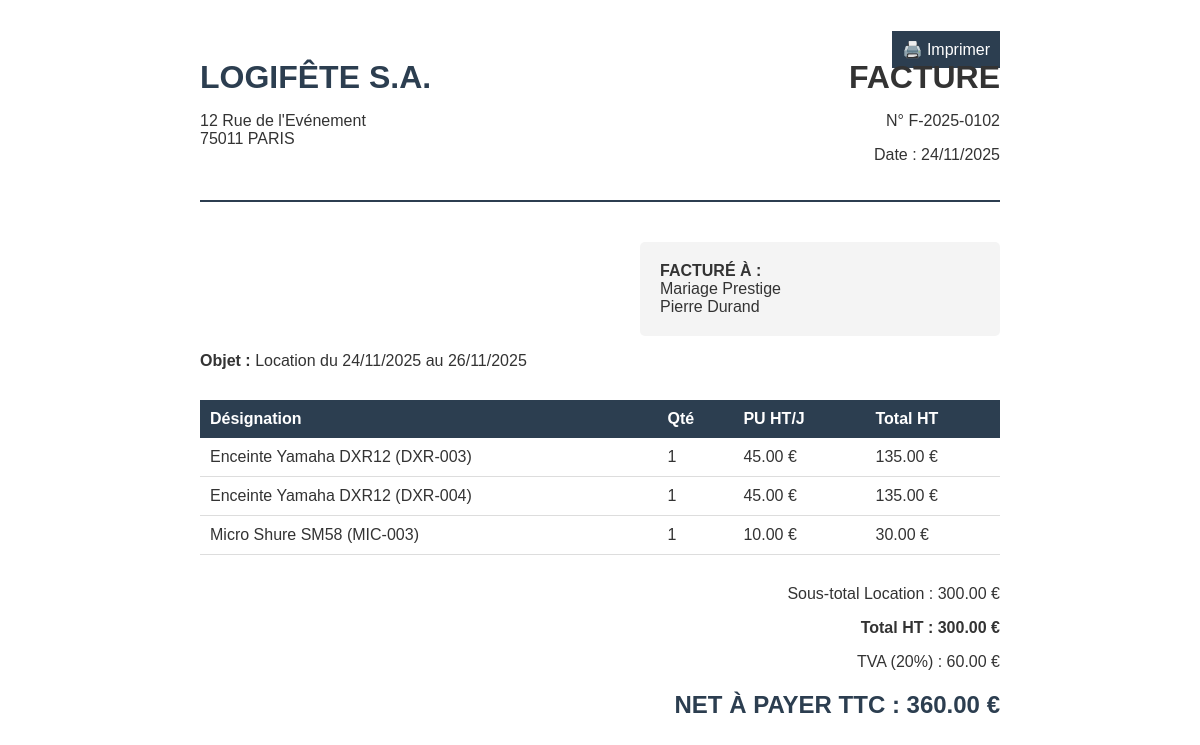
The app's page /facture.php?id=102 with its own data.
### tables this page shows
CREATE TABLE `commande` (
  `id_commande` int(11) NOT NULL AUTO_INCREMENT,
  `id_client` int(11) NOT NULL,
  `id_commercial` int(11) NOT NULL,
  `date_creation` datetime DEFAULT current_timestamp(),
  `date_debut` date NOT NULL,
  `date_fin` date NOT NULL,
  `etat` enum('devis','validee','terminee','annulee') DEFAULT 'devis',
  `remise_percent` int(11) DEFAULT 0,
  `penalite` decimal(10,2) DEFAULT 0.00,
  `note_interne` text DEFAULT NULL,
  `signature_client` text DEFAULT NULL,
  `date_paiement` date DEFAULT NULL,
  `date_relance` datetime DEFAULT NULL,
  `date_relance_devis` date DEFAULT NULL,
  PRIMARY KEY (`id_commande`),
  KEY `id_client` (`id_client`),
  KEY `id_commercial` (`id_commercial`)
);

CREATE TABLE `client` (
  `id_client` int(11) NOT NULL AUTO_INCREMENT,
  `nom_societe` varchar(100) NOT NULL,
  `contact_nom` varchar(100) NOT NULL,
  `email` varchar(100) NOT NULL,
  `telephone` varchar(20) DEFAULT NULL,
  `adresse` varchar(255) DEFAULT NULL,
  PRIMARY KEY (`id_client`)
);

CREATE TABLE `equipement_physique` (
  `num_serie` varchar(50) NOT NULL,
  `id_reference` int(11) NOT NULL,
  `id_fournisseur` int(11) DEFAULT NULL,
  `date_ajout` date DEFAULT NULL,
  `fin_garantie` date DEFAULT NULL,
  `statut` enum('disponible','loue','maintenance','panne') DEFAULT 'disponible',
  `cout_reparations` decimal(10,2) DEFAULT 0.00,
  PRIMARY KEY (`num_serie`),
  KEY `id_reference` (`id_reference`),
  KEY `id_fournisseur` (`id_fournisseur`)
);

CREATE TABLE `reference_materiel` (
  `id_reference` int(11) NOT NULL AUTO_INCREMENT,
  `libelle` varchar(100) NOT NULL,
  `description` text DEFAULT NULL,
  `categorie` enum('Son','Lumière','Vidéo','Structure','Autre') NOT NULL,
  `prix_jour` decimal(10,2) NOT NULL,
  `prix_achat` decimal(10,2) DEFAULT 0.00,
  `image_url` varchar(255) DEFAULT NULL,
  `seuil_alerte` int(11) DEFAULT 2,
  PRIMARY KEY (`id_reference`)
);

### facture.php (the view, shortened to what this page needs)
<?php
require 'db.php';
$id = $_GET['id'];
$sql = "SELECT c.*, cl.*, u.nom as commercial FROM commande c
        JOIN client cl ON c.id_client = cl.id_client
        JOIN utilisateur u ON c.id_commercial = u.id_user WHERE c.id_commande = ?";
$stmt = $pdo->prepare($sql);
$stmt->execute([$id]);
$inf = $stmt->fetch();
$ts_debut = strtotime($inf['date_debut']);
$ts_fin = strtotime($inf['date_fin']);
$duree = ($ts_fin < $ts_debut) ? 1 : ($ts_fin - $ts_debut) / 86400 + 1;
$lignes = $pdo->query("SELECT e.num_serie, r.libelle, r.prix_jour FROM reservation_equipement re JOIN equipement_physique e ON re.num_serie = e.num_serie JOIN reference_materiel r ON e.id_reference = r.id_reference WHERE re.id_commande = $id")->fetchAll();
$total_brut = 0;
foreach($lignes as $l) {
    $total_brut += $l['prix_jour'] * $duree;
}
$montant_remise = $total_brut * ($inf['remise_percent'] / 100);
$total_net_ht = $total_brut - $montant_remise;
$penalite_a_payer = $inf['penalite'];
?>
<!DOCTYPE html>
<html lang="fr">
<head>
</head>
<body>
    <div style="text-align:right;" class="no-print">
        <a href="javascript:window.print()" style="background:#2c3e50; color:white; padding:10px; text-decoration:none;">🖨️ Imprimer</a>
    </div>
    <div class="top-header">
        <div>
            <h1 style="color:#2c3e50; margin:0;">LOGIFÊTE S.A.</h1>
            <p>12 Rue de l'Evénement<br>75011 PARIS</p>
        </div>
        <div style="text-align:right;">
            <h1 style="margin:0;">FACTURE</h1>
            <p>N° F-2025-<?= str_pad($id, 4, '0', STR_PAD_LEFT) ?></p>
            <p>Date : <?= date('d/m/Y') ?></p>
        </div>
    </div>
    <div class="client-addr">
        <strong>FACTURÉ À :</strong><br>
        <?= htmlspecialchars($inf['nom_societe']) ?><br>
        <?= htmlspecialchars($inf['contact_nom']) ?>
    </div>
    <p><strong>Objet :</strong> Location du <?= date('d/m/Y', $ts_debut) ?> au <?= date('d/m/Y', $ts_fin) ?></p>
    <table>
        <thead><tr><th>Désignation</th><th>Qté</th><th>PU HT/J</th><th>Total HT</th></tr></thead>
        <tbody>
            <?php foreach($lignes as $l):
                $ligne_price = $l['prix_jour'] * $duree;
            ?>
            <tr>
                <td><?= $l['libelle'] ?> (<?= $l['num_serie'] ?>)</td>
                <td>1</td>
                <td><?= number_format($l['prix_jour'], 2) ?> €</td>
                <td><?= number_format($ligne_price, 2) ?> €</td>
            </tr>
            <?php endforeach; ?>
        </tbody>
    </table>
    <div class="totals">
        <p>Sous-total Location : <?= number_format($total_brut, 2) ?> €</p>
        <?php
            $base_ht = $total_net_ht + $penalite_a_payer;
            $tva = $base_ht * 0.2;
            $ttc = $base_ht + $tva;
        ?>
        <p><strong>Total HT : <?= number_format($base_ht, 2) ?> €</strong></p>
        <p>TVA (20%) : <?= number_format($tva, 2) ?> €</p>
        <h2 style="color:#2c3e50;">NET À PAYER TTC : <?= number_format($ttc, 2) ?> €</h2>
    </div>
</body>
</html>

### facture.php (style rules this page uses)
body { font-family: 'Arial', sans-serif; padding: 40px; max-width: 800px; margin: auto; color: #333; }
.top-header { border-bottom: 2px solid #2c3e50; padding-bottom: 20px; margin-bottom: 40px; display: flex; justify-content: space-between; }
.client-addr { background: #f4f4f4; padding: 20px; border-radius: 5px; width: 40%; margin-left: auto; }
table { width: 100%; border-collapse: collapse; margin-top: 30px; }
th { background: #2c3e50; color: white; padding: 10px; text-align: left; }
td { padding: 10px; border-bottom: 1px solid #ddd; }
.totals { margin-top: 30px; text-align: right; }

### records on screen
commande: id_client.nom_societe "Mariage Prestige", id_client.contact_nom "Pierre Durand", date_debut "24/11/2025", date_fin "26/11/2025", base_ht "300.00", tva "60.00", ttc "360.00"
equipement_physique: id_reference.libelle "Enceinte Yamaha DXR12", num_serie "DXR-003", id_reference.prix_jour "45.00", id_reference.date_debut "135.00"
equipement_physique: id_reference.libelle "Enceinte Yamaha DXR12", num_serie "DXR-004", id_reference.prix_jour "45.00", id_reference.date_debut "135.00"
equipement_physique: id_reference.libelle "Micro Shure SM58", num_serie "MIC-003", id_reference.prix_jour "10.00", id_reference.date_debut "30.00"

### other values on screen
str_pad($id, 4, '0', STR_PAD_LEFT) "0102"
$total_brut "300.00"
